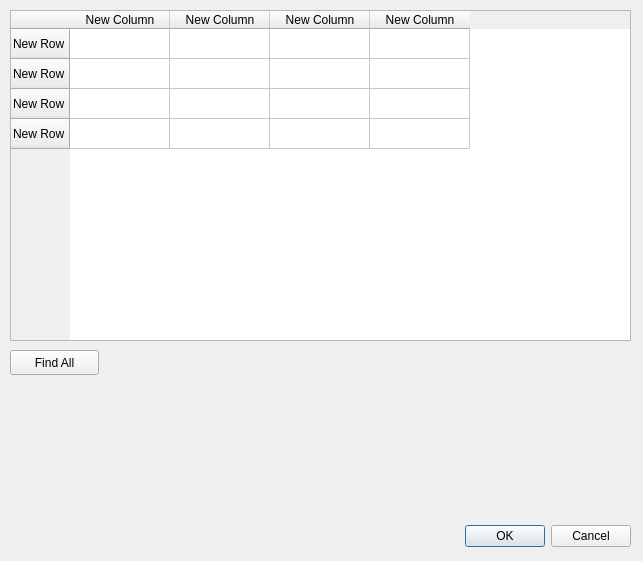
<?xml version="1.0" encoding="UTF-8"?>
<ui version="4.0">
 <class>DlgInvoiceAll</class>
 <widget class="QDialog" name="DlgInvoiceAll">
  <property name="geometry">
   <rect>
    <x>0</x>
    <y>0</y>
    <width>643</width>
    <height>561</height>
   </rect>
  </property>
  <property name="windowTitle">
   <string>Dialog</string>
  </property>
  <widget class="QDialogButtonBox" name="buttonBox">
   <property name="geometry">
    <rect>
     <x>290</x>
     <y>520</y>
     <width>341</width>
     <height>32</height>
    </rect>
   </property>
   <property name="orientation">
    <enum>Qt::Horizontal</enum>
   </property>
   <property name="standardButtons">
    <set>QDialogButtonBox::Cancel|QDialogButtonBox::Ok</set>
   </property>
  </widget>
  <widget class="QTableWidget" name="tableWidget_2">
   <property name="geometry">
    <rect>
     <x>10</x>
     <y>10</y>
     <width>621</width>
     <height>331</height>
    </rect>
   </property>
   <row>
    <property name="text">
     <string>New Row</string>
    </property>
   </row>
   <row>
    <property name="text">
     <string>New Row</string>
    </property>
   </row>
   <row>
    <property name="text">
     <string>New Row</string>
    </property>
   </row>
   <row>
    <property name="text">
     <string>New Row</string>
    </property>
   </row>
   <column>
    <property name="text">
     <string>New Column</string>
    </property>
   </column>
   <column>
    <property name="text">
     <string>New Column</string>
    </property>
   </column>
   <column>
    <property name="text">
     <string>New Column</string>
    </property>
   </column>
   <column>
    <property name="text">
     <string>New Column</string>
    </property>
   </column>
  </widget>
  <widget class="QPushButton" name="pushButton">
   <property name="geometry">
    <rect>
     <x>10</x>
     <y>350</y>
     <width>89</width>
     <height>25</height>
    </rect>
   </property>
   <property name="text">
    <string>Find All</string>
   </property>
  </widget>
 </widget>
 <resources/>
 <connections>
  <connection>
   <sender>buttonBox</sender>
   <signal>accepted()</signal>
   <receiver>DlgInvoiceAll</receiver>
   <slot>accept()</slot>
   <hints>
    <hint type="sourcelabel">
     <x>248</x>
     <y>254</y>
    </hint>
    <hint type="destinationlabel">
     <x>157</x>
     <y>274</y>
    </hint>
   </hints>
  </connection>
  <connection>
   <sender>buttonBox</sender>
   <signal>rejected()</signal>
   <receiver>DlgInvoiceAll</receiver>
   <slot>reject()</slot>
   <hints>
    <hint type="sourcelabel">
     <x>316</x>
     <y>260</y>
    </hint>
    <hint type="destinationlabel">
     <x>286</x>
     <y>274</y>
    </hint>
   </hints>
  </connection>
 </connections>
</ui>
